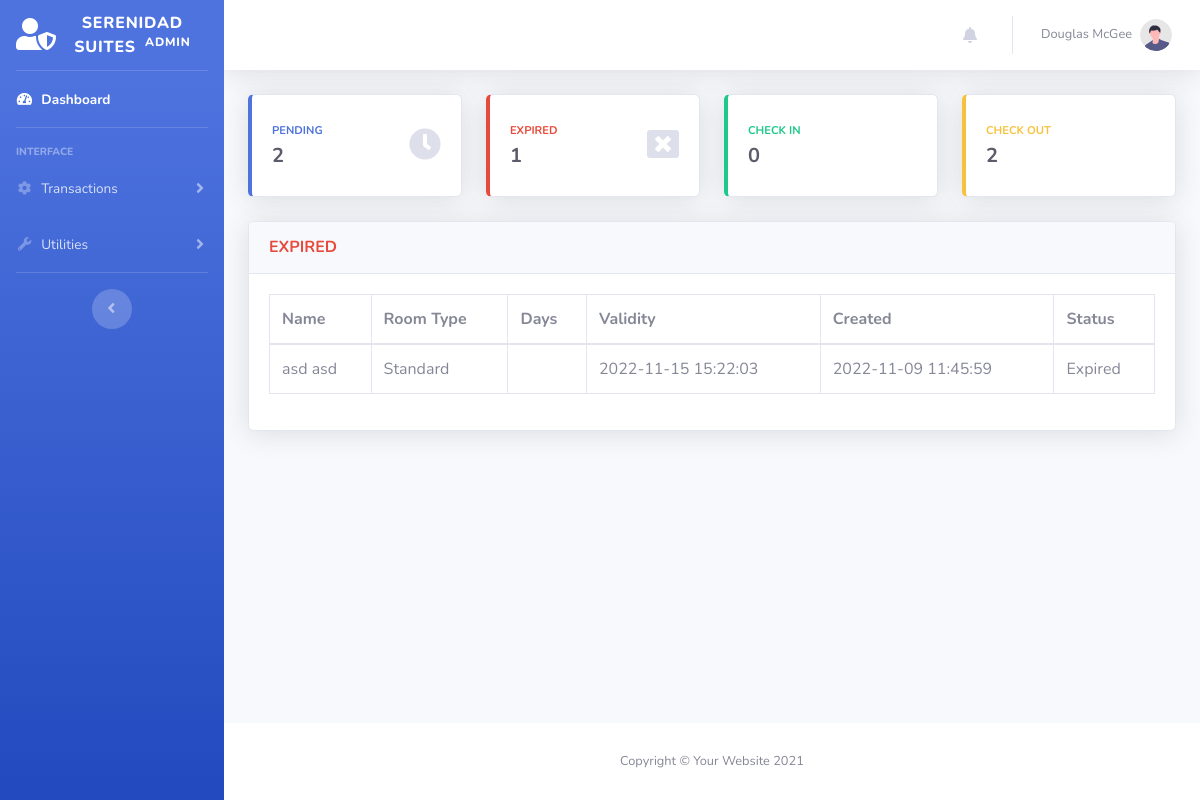
Page /admin/reservation-expired.php on the earlier database version.
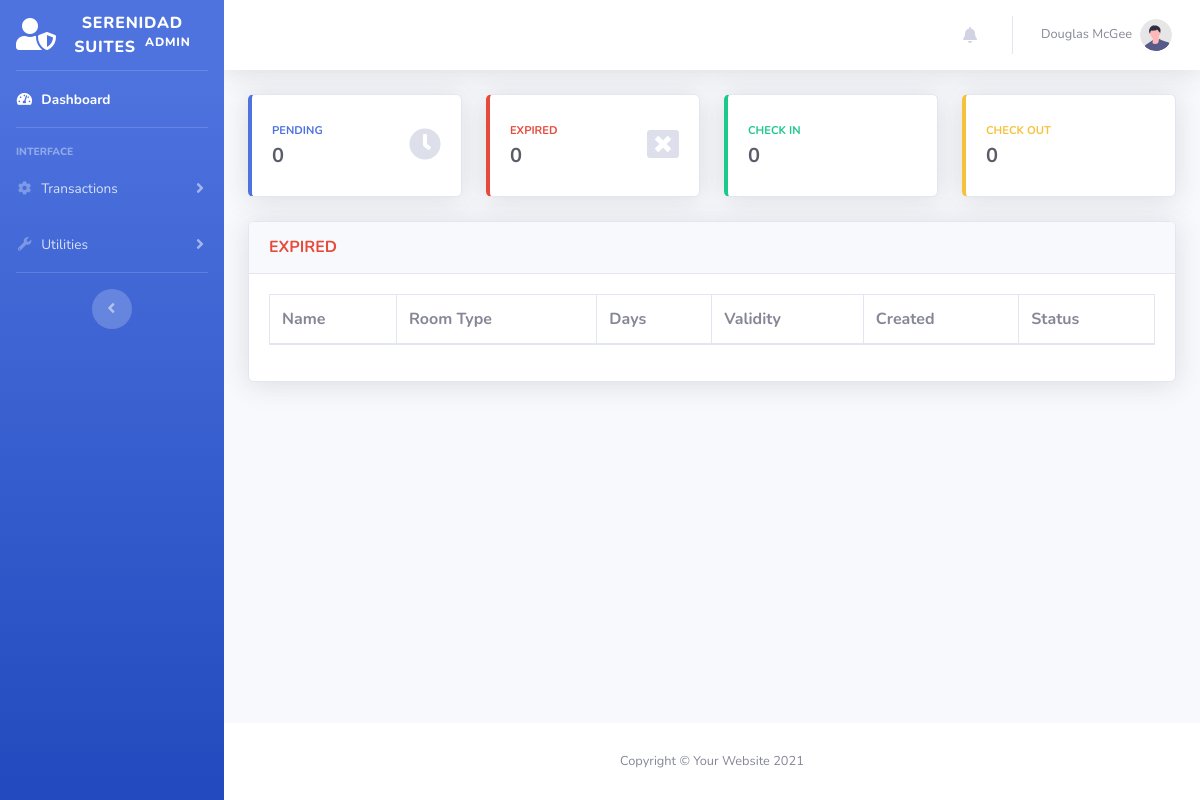
Same page on the later database version.
### tables this page shows
CREATE TABLE `transactions` (
  `id` int(11) NOT NULL,
  `guest_id` int(11) NOT NULL,
  `room_id` int(11) NOT NULL,
  `room_no` int(11) DEFAULT NULL,
  `extra_bed` tinyint(4) NOT NULL DEFAULT '0',
  `status` varchar(50) DEFAULT NULL,
  `days` int(11) DEFAULT NULL,
  `checkin` varchar(50) DEFAULT NULL,
  `checkin_time` varchar(50) DEFAULT NULL,
  `checkout` varchar(50) DEFAULT NULL,
  `checkout_time` varchar(50) DEFAULT NULL,
  `bill` varchar(50) DEFAULT NULL,
  `valid_until` varchar(50) DEFAULT NULL,
  `is_unread` tinyint(1) NOT NULL DEFAULT '1',
  `created_at` datetime DEFAULT NULL,
  `updated_at` datetime DEFAULT NULL
);

CREATE TABLE `guest` (
  `id` int(11) NOT NULL,
  `uuid` varchar(255) DEFAULT NULL,
  `firstname` varchar(50) NOT NULL,
  `middlename` varchar(30) NOT NULL,
  `lastname` varchar(40) NOT NULL,
  `address` varchar(191) DEFAULT NULL,
  `contactno` varchar(20) NOT NULL,
  `created_at` datetime DEFAULT NULL,
  `updated_at` datetime DEFAULT NULL
);

CREATE TABLE `room` (
  `id` int(11) NOT NULL,
  `room_type` varchar(50) NOT NULL,
  `price` varchar(11) NOT NULL,
  `photo` varchar(100) NOT NULL
);

### models/Model.php (called while the page is built, shortened)
<?php
class Model
{
    protected $host = "localhost";
    protected $database = "db_hor";
    protected $username = "root";
    protected $password = "admin";
    protected $pdo;
    protected $stmt;
    public function connect(){
        try {
            $this->pdo = new PDO("mysql:host={$this->host};dbname={$this->database};charset=utf8","{$this->username}","{$this->password}");
            $this->pdo->setAttribute(PDO::ATTR_ERRMODE, PDO::ERRMODE_EXCEPTION);
            $this->pdo->setAttribute(PDO::ATTR_DEFAULT_FETCH_MODE, PDO::FETCH_ASSOC);
        } catch (PDOException $e) {
            echo $e->getMessage();
        }
    }
    public function setQuery($qry){
        $this->qry = $qry;
        $this->stmt = $this->pdo->query($this->qry);
        return $this;
    }
    public function getAll(){
        try {
            return $this->stmt->fetchAll();
        } catch (PDOException $e) {
            return $e->getMessage();
        }
    }
    public function getFirst(){
        try {
            $data =  $this->stmt->fetch();
            return (object) $data;
        } catch (PDOException $e) {
            return $e->getMessage();
        }
    }
}

### models/Transaction.php (called while the page is built, shortened)
<?php
Class Transaction extends Model {
    public function getExpiredTransactions(){
        return $this->setQuery("SELECT
                                A.*,
                                B.firstname,
                                B.middlename,
                                B.lastname,
                                B.address,
                                B.contactno,
                                C.room_type,
                                C.price,
                                C.photo
                                FROM `transactions` as A
                                LEFT JOIN `guest` as B
                                ON A.guest_id = B.id
                                LEFT JOIN `room` as C
                                ON A.room_id = C.id
                                WHERE A.status = 'Expired'
                                ORDER BY A.created_at DESC
                                ")
                                ->getAll();
    }
}

### admin/reservation-expired.php (the view, shortened to what this page needs)
<?php
$connection = new Transaction();
$EXPIRED = $connection->getExpiredTransactions();
?>
<?php include('includes/header.php') ?>
<body id="page-top">
    <div id="wrapper">
        <?php include('includes/sidebar.php') ?>
        <div id="content-wrapper" class="d-flex flex-column">
            <div id="content">
                    <?php include('includes/topbar.php') ?>
                <div class="container-fluid">
                    <div class="row">
                        <?php include('includes/count-cards.php') ?>
                    </div>
                    <div class="card shadow mb-4">
                        <div class="card-header py-3">
                            <h6 class="m-0 font-weight-bold text-danger">EXPIRED </h6>
                        </div>
                        <div class="card-body">
                            <div class="table-responsive">
                                <table class="table table-bordered" id="dataTable" width="100%" cellspacing="0">
                                <thead>
                                    <tr>
                                        <th>Name</th>
                                        <th>Room Type</th>
                                        <th>Days</th>
                                        <th>Validity</th>
                                        <th>Created</th>
                                        <th>Status</th>
                                    </tr>
                                </thead>
                                <tbody>
                                    <?php
                                        foreach ($EXPIRED as $key => $value) {
                                    ?>
                                    <tr>
                                        <td><?= $value['firstname']." ".$value['lastname']?></td>
                                        <td><?= $value['room_type']?></td>
                                        <td><?= $value['days']?></td>
                                        <td><?= $value['valid_until']?></td>
                                        <td><?= $value['created_at']?></td>
                                        <td><?= $value['status']?></td>
                                    </tr>
                                    <?php
                                        }
                                    ?>
                                </tbody>
                            </table>
                            </div>
                        </div>
                    </div>
                </div>
            </div>
            <?php include('includes/footer.php') ?>
        </div>
    </div>
</body>
</html>

### admin/includes/header.php (shortened to what this page needs)
<!DOCTYPE html>
<php lang="en">
<head>
    <link href="vendor/fontawesome-free/css/all.min.css" rel="stylesheet" type="text/css">
    <link href="css/sb-admin-2.min.css" rel="stylesheet">
    <link href="vendor/datatables/dataTables.bootstrap4.min.css" rel="stylesheet">
    <link rel="stylesheet" href="../vendor/datepicker/css/bootstrap-datepicker.min.css">
    <link rel="stylesheet" href="../vendor/datepicker/css/bootstrap-datepicker.standalone.min.css">
</head>

### admin/includes/sidebar.php (shortened to what this page needs)
<ul class="navbar-nav bg-gradient-primary sidebar sidebar-dark accordion" id="accordionSidebar">
    <a class="sidebar-brand d-flex align-items-center justify-content-center" href="index.php">
        <div class="sidebar-brand-icon ">
            <i class="fas fa-user-shield"></i>
        </div>
        <div class="sidebar-brand-text mx-3">Serenidad Suites <sup class="ml-1">Admin</sup></div>
    </a>
    <hr class="sidebar-divider my-0">
    <li class="nav-item active">
        <a class="nav-link" href="index.php">
            <i class="fas fa-fw fa-tachometer-alt"></i>
            <span>Dashboard</span></a>
    </li>
    <hr class="sidebar-divider">
    <div class="sidebar-heading">
        Interface
    </div>
    <li class="nav-item">
        <a class="nav-link collapsed" href="#" data-toggle="collapse" data-target="#collapseTwo"
            aria-expanded="true" aria-controls="collapseTwo">
            <i class="fas fa-fw fa-cog"></i>
            <span> Transactions </span>
        </a>
    </li>
    <li class="nav-item">
        <a class="nav-link collapsed" href="#" data-toggle="collapse" data-target="#collapseUtilities"
            aria-expanded="true" aria-controls="collapseUtilities">
            <i class="fas fa-fw fa-wrench"></i>
            <span>Utilities</span>
        </a>
    </li>
    <hr class="sidebar-divider d-none d-md-block">
    <div class="text-center d-none d-md-inline">
        <button class="rounded-circle border-0" id="sidebarToggle"></button>
    </div>
</ul>

### admin/includes/topbar.php (shortened to what this page needs)
<nav class="navbar navbar-expand navbar-light bg-white topbar mb-4 static-top shadow">
    <ul class="navbar-nav ml-auto">
        <li class="nav-item dropdown no-arrow mx-1" >
            <a class="nav-link dropdown-toggle" href="#" id="alertsDropdown" role="button"
                data-toggle="dropdown" aria-haspopup="true" aria-expanded="false" onlick="test">
                <i class="fas fa-bell fa-fw"></i>
            </a>
        </li>
        <li class="nav-item dropdown no-arrow">
            <a class="nav-link dropdown-toggle" href="#" id="userDropdown" role="button"
                data-toggle="dropdown" aria-haspopup="true" aria-expanded="false">
                <span class="mr-2 d-none d-lg-inline text-gray-600 small">Douglas McGee</span>
                <img class="img-profile rounded-circle"
                    src="img/undraw_profile.svg">
            </a>
        </li>
    </ul>
</nav>

### admin/includes/count-cards.php (shortened to what this page needs)
<?php
$connection = new Transaction();
$pendingCount = $connection->setQuery("SELECT Count(id) AS count FROM `transactions`   WHERE `status` LIKE 'Pending'")->getFirst();
$expiredCount = $connection->setQuery("SELECT Count(id) AS count FROM `transactions`   WHERE `status` LIKE 'Expired'")->getFirst();
$checkinCount = $connection->setQuery("SELECT Count(id) AS count FROM `transactions`   WHERE `status` LIKE 'Check In'")->getFirst();
$checkoutCount = $connection->setQuery("SELECT Count(id) AS count FROM `transactions`   WHERE `status` LIKE 'Check Out'")->getFirst();
?>
<div class="col-xl-3 col-md-6 mb-4 clickTo" onclick="window.location = 'index.php'">
    <div class="card border-left-primary shadow h-100 py-2">
        <div class="card-body">
            <div class="row no-gutters align-items-center">
                <div class="col mr-2">
                    <div class="text-xs font-weight-bold text-primary text-uppercase mb-1">
                        PENDING</div>
                    <div class="h5 mb-0 font-weight-bold text-gray-800"> <?= $pendingCount->count ?> </div>
                </div>
                <div class="col-auto">
                    <i class="fas fa-clock fa-2x text-gray-300"></i>
                </div>
            </div>
        </div>
    </div>
</div>
<div class="col-xl-3 col-md-6 mb-4 clickTo" onclick="window.location = 'reservation-expired.php'">
    <div class="card border-left-danger shadow h-100 py-2">
        <div class="card-body">
            <div class="row no-gutters align-items-center">
                <div class="col mr-2">
                    <div class="text-xs font-weight-bold text-danger text-uppercase mb-1">
                        EXPIRED</div>
                    <div class="h5 mb-0 font-weight-bold text-gray-800"> <?= $expiredCount->count ?> </div>
                </div>
                <div class="col-auto">
                    <i class="fas fa-window-close fa-2x text-gray-300"></i>
                </div>
            </div>
        </div>
    </div>
</div>
<div class="col-xl-3 col-md-6 mb-4 clickTo" onclick="window.location = 'reservation-checkin.php'">
    <div class="card border-left-success shadow h-100 py-2">
        <div class="card-body">
            <div class="row no-gutters align-items-center">
                <div class="col mr-2">
                    <div class="text-xs font-weight-bold text-success text-uppercase mb-1">
                        CHECK IN</div>
                    <div class="h5 mb-0 font-weight-bold text-gray-800"> <?= $checkinCount->count ?> </div>
                </div>
            </div>
        </div>
    </div>
</div>
<div class="col-xl-3 col-md-6 mb-4 clickTo" onclick="window.location = 'reservation-checkout.php'">
    <div class="card border-left-warning shadow h-100 py-2">
        <div class="card-body">
            <div class="row no-gutters align-items-center">
                <div class="col mr-2">
                    <div class="text-xs font-weight-bold text-warning text-uppercase mb-1">
                        CHECK OUT</div>
                    <div class="h5 mb-0 font-weight-bold text-gray-800"> <?= $checkoutCount->count ?> </div>
                </div>
            </div>
        </div>
    </div>
</div>

### admin/includes/footer.php
<footer class="sticky-footer bg-white">
    <div class="container my-auto">
        <div class="copyright text-center my-auto">
            <span>Copyright &copy; Your Website 2021</span>
        </div>
    </div>
</footer>

### admin/includes/count-cards.php (style rules this page uses)
.clickTo { cursor: pointer; }

Differences in the rows shown:
removed transactions: guest.firstname "asd", guest.lastname "asd", room.room_type "Standard", valid_until "2022-11-15 15:22:03", created_at "2022-11-09 11:45:59", status "Expired"
Other differences:
$pendingCount->count: "2" → "0"
$expiredCount->count: "1" → "0"
$checkoutCount->count: "2" → "0"
